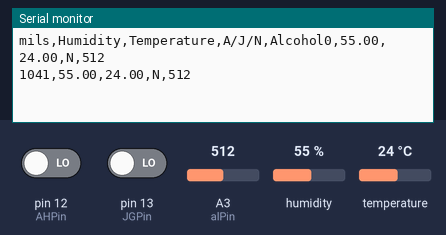
Bench run of a sketch on a simulated Arduino Uno, built with avr-gcc and run on an emulated ATmega328P. On the bench: the last lines printed to the serial monitor. Inputs (shaded band) come from the test bench; at power-on: pin 12 (AHPin) LOW, pin 13 (JGPin) LOW, humidity 55 %, A3 (alPin) = 512, temperature 24 °C.

Above: at 1.8 s.
1.9 s: pin 12 (AHPin) driven HIGH
At 2.8 s:
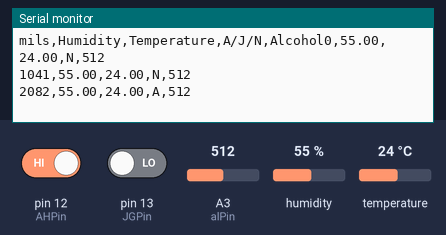
4.6 s: pin 13 (JGPin) driven HIGH
At 6.1 s:
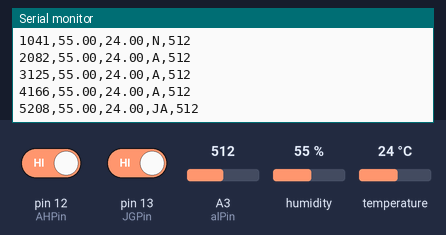
7.7 s: pin 12 (AHPin) driven LOW
At 9.2 s:
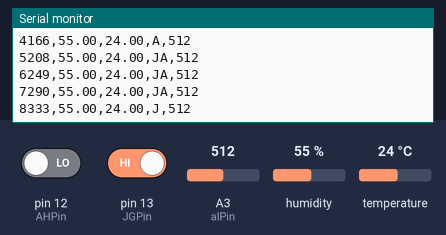
10.8 s: humidity set to 22 %
At 12.1 s:
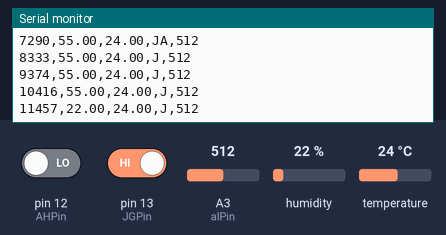
12.3 s: A3 (alPin) set to 716
At 13.3 s:
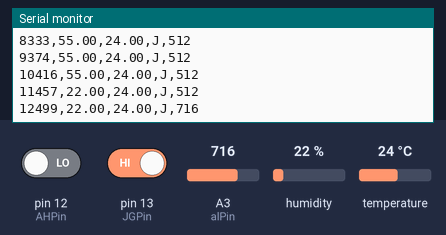
13.8 s: temperature set to 12 °C
At 15.4 s:
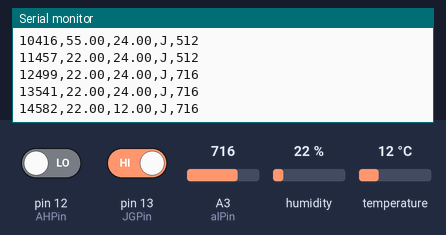
Timing chart, 0 to 16.3 s (numbered marks = the images above; inputs shaded):
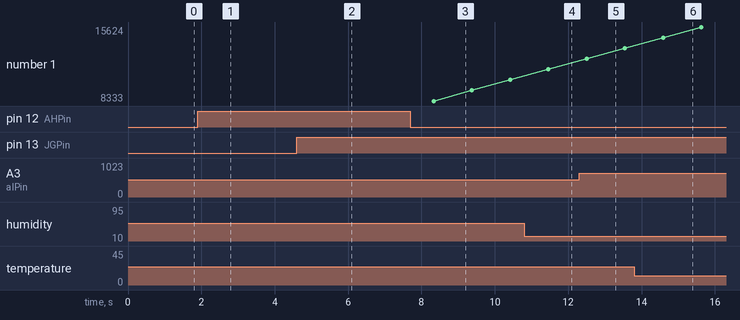

Measured:
- after the input at 1.9 s, the serial monitor: prints a new line after 0.18 s (image 1)
- after the input at 4.6 s, the serial monitor: prints a new line after 0.61 s (image 2)
- after the input at 7.7 s, the serial monitor: prints a new line after 0.63 s (image 3)
- after the input at 10.8 s, the serial monitor: prints a new line after 0.66 s (image 4)
- after the input at 12.3 s, the serial monitor: prints a new line after 0.20 s (image 5)
- after the input at 13.8 s, the serial monitor: prints a new line after 0.78 s (image 6)

The sketch:

Breathalyzer.ino
```cpp
#include <Wire.h>
#include <Adafruit_AM2315.h>


Adafruit_AM2315 am2315;

const int JGPin = 13;
const int AHPin = 12;
const int alPin = 3;

void setup() {
  Serial.begin(57600);

  if (! am2315.begin()) {
     Serial.println("Sensor not found, check wiring & pullups!");
     while (1);
  }

  pinMode(JGPin, INPUT);
  pinMode(AHPin, INPUT);

  Serial.print("mils,Humidity,Temperature,A/J/N,Alcohol");
}

void loop() {
  Serial.print(millis());
  Serial.print(",");

  Serial.print(am2315.readHumidity()); Serial.print(",");
  Serial.print(am2315.readTemperature());Serial.print(",");

  if(digitalRead(JGPin)==1)
    Serial.print("J");
  if(digitalRead(AHPin)==1)
    Serial.print("A");
  if( (digitalRead(AHPin)==0) && (digitalRead(JGPin)==0) )
    Serial.print("N");
  Serial.print(",");

  Serial.print(analogRead(alPin));
  Serial.print("\n");

  delay(1000);

  //delay(1000);
}
```
